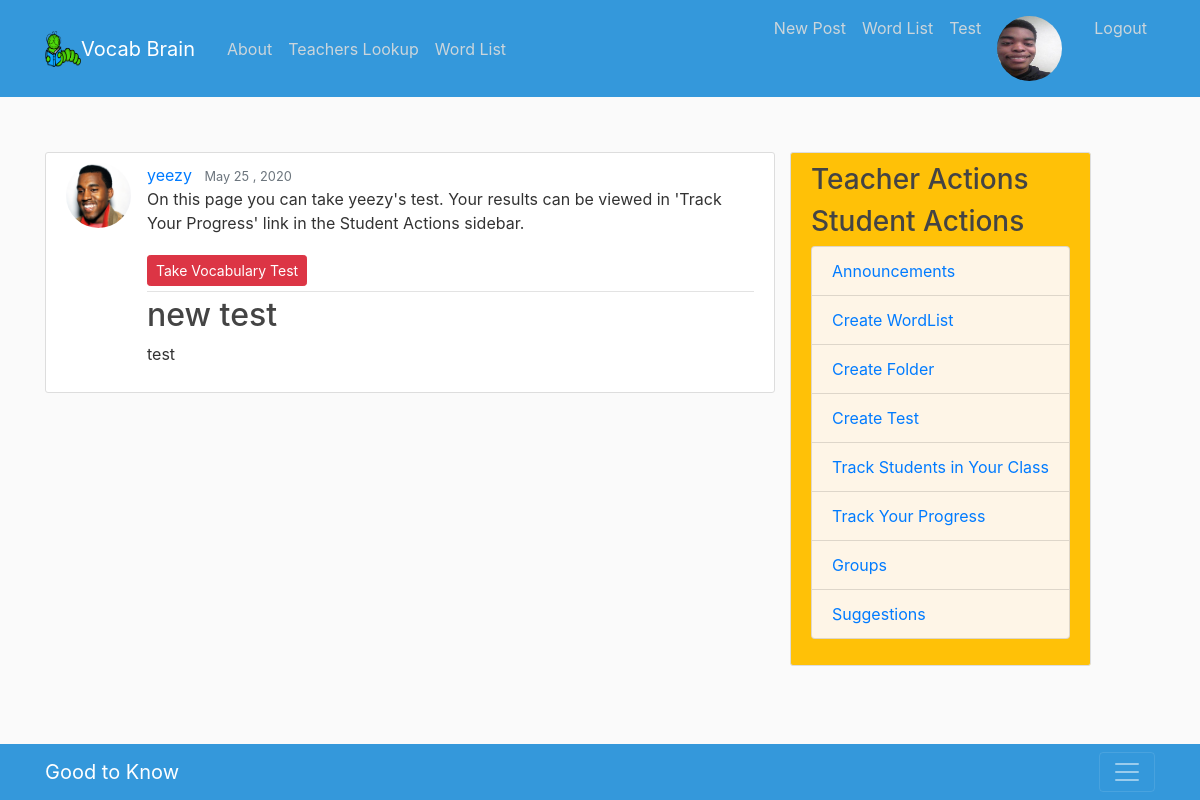
Screenshot of /test/5/ (signed in) with the database file from the repository.
### users/models.py (models this page shows, shortened)
class Profile(models.Model):
    user = models.OneToOneField(User, on_delete=models.CASCADE)
    image = models.ImageField(default='default.jpeg', upload_to='profile_pics')

### blog/models.py (models this page shows, shortened)
class Test(models.Model):
    title = models.CharField(max_length=100)
    author = models.ForeignKey(User, on_delete=models.CASCADE)
    wordlist = models.ForeignKey(WordList, on_delete=models.CASCADE)
    date_posted = models.DateTimeField(default=timezone.now)
    description = models.TextField()
    folder = models.ForeignKey(Folder, on_delete=models.SET_NULL, blank=True, null=True)

### blog/views.py (the view)
# urls.py: path('test/<int:pk>/', TestDetailView.as_view(), name='test-detail'),
class TestDetailView(DetailView):
    model = Test
    def get_context_data(self, **kwargs):
        context = super().get_context_data(**kwargs)
        test = Test.objects.get(pk=self.kwargs['pk'])
        a = test.wordlist_id
        context['words'] = Word.objects.filter(wordlist__id=a)
        return context

### blog/templates/blog/test_detail.html (shortened to what this page needs)
{% extends "blog/base.html" %}
{% block content%}
<article class="media content-section">
  <img class = "rounded-circle article-img" src="{{object.author.profile.image.url }}">
  <div class="media-body">
    <div class="article-metadata">
      <a class="mr-2" href="{% url 'user-tests' object.author.username %}">{{ object.author }}</a>
      <small class="text-muted">{{ object.date_posted|date:"F d , Y" }}</small>
<p> On this page you can take {{ object.author }}'s test. Your results can be viewed in 'Track Your Progress' link in the Student Actions sidebar.</p>
{% if words|length >= 5 %}
<a class = "btn btn-danger btn-sm mt-1 mb-1" href="{% url 'blog-vocab_test' object.id %}">Take Vocabulary Test  </a>
 {% endif %}
</div>
    <h2><a class="article-title"> {{ object.title }}</a></h2>
    <p class="article-content">{{ object.description }}</p>
</div>
</article>
{% endblock content %}

### blog/templates/blog/base.html (shortened to what this page needs)
{% load static %}
<!DOCTYPE html>
<html>
<head>
    <link rel="stylesheet" href="https://maxcdn.bootstrapcdn.com/bootstrap/4.0.0/css/bootstrap.min.css">
<link rel="stylesheet" type="text/css" href="{% static 'blog/main.css'%}">
<link rel="stylesheet" type="text/css" href="https://cdn.datatables.net/v/bs4/dt-1.10.21/datatables.min.css"/>
</head>
<body>
    <header class="site-header">
  <nav class="navbar navbar-expand-md navbar-dark box-shadow fixed-top" style="background-color: #3498DB;">
    <div class="container">
      <img src="{% static "img/bookworm.png" %}" alt="" width="36" height="36" viewBox="0 0 612 612">
      <a class="navbar-brand mr-4" href="{% url 'blog-home' %}">Vocab Brain </a>
      <div class="collapse navbar-collapse" id="navbarToggle">
        <div class="navbar-nav mr-auto">
          <a class="nav-item nav-link" href="{% url 'blog-about' %}">About</a>
          {% if user.is_authenticated %}
                {% for group in user.groups.all %}
                      {% if group.name == 'Student' %}
          <a class="nav-item nav-link" href="{% url 'blog-teacher_lookup' %}">Teachers Lookup</a>
          <a class="nav-item nav-link" href="{% url 'blog-temp' %}">Word List</a>
          {% endif %}
          {%  endfor %}
          {% endif %}
        </div>
        <div class="navbar-nav">
          {% if user.is_authenticated %}
          {% if user.is_superuser %}
          <a class="nav-item nav-link" href="{% url 'post-create' %}">New Post</a>
          {% endif %}
            {% for group in user.groups.all %}
            {% if group.name == 'Teacher' %}
          <a class="nav-item nav-link" href="{% url 'blog-temp' %}">Word List</a>
          <a class="nav-item nav-link" href="{% url 'blog-temp2' %}">Test</a>
          {% endif %}
          {% endfor %}
          <a class="nav-item nav-link" href="{% url 'profile' %}">
            <img class="rounded-circle article-img" src="{{ request.user.profile.image.url }}" id="img">
          </a>
          <a class="nav-item nav-link" href="{% url 'logout' %}">Logout</a>
          {% else %}
          <a class="nav-item nav-link" href="{% url 'login' %}">Login</a>
          <a class="nav-item nav-link" href="{% url 'register' %}">Register</a>
          {% endif %}
        </div>
      </div>
    </div>
  </nav>
<br><br><br>
</header>
    <main role="main" class="container">
  <div class="row">
    <div class="col-md-8">
      {% block content %}{% endblock %}
    </div>
    <div class="col-md-0">
      <div class="content-section" div id= "sidebar" style="background-color: #FFC107;">
        {%block sidebar%}
        {% if user.is_authenticated %}
                {% for group in user.groups.all %}
                      {% if group.name == 'Teacher' %}
        <h3>Teacher Actions</h3>
           {% else %}
           {% if group.name == 'Student' %}
            <h3>Student Actions</h3>
             {% endif %}
          {% endif %}
          {% endfor %}
          {% endif %}
          <ul class="list-group" >
            <li class="list-group-item list-group-item-light" style="background-color: #FEF5E7;color: blue;"><a href="{% url 'blog-announce' %}" > Announcements</a></li>
            {% if user.is_authenticated %}
                {% for group in user.groups.all %}
                      {% if group.name == 'Teacher' %}
                      <li class="list-group-item list-group-item-light" style="background-color: #FEF5E7;color: blue;"><a href="{% url 'list-create' %}" >Create WordList</a></li>
                       <li class="list-group-item list-group-item-light" style="background-color: #FEF5E7;color: blue;"><a href="{% url 'folder-create' %}" >Create Folder</a></li>
                      <li class="list-group-item list-group-item-light" style="background-color: #FEF5E7;color: blue;"><a href="{% url 'test-create' %}" >Create Test</a></li>
                      <li class="list-group-item list-group-item-light" style="background-color: #FEF5E7;color: blue;"><a href="{% url 'blog-student_tracker' %}" >Track Students in Your Class</a></li>
                      {% endif %}
                      {% if group.name == 'Student' %}
                      <li class="list-group-item list-group-item-light" style="background-color: #FEF5E7;color: blue;"><a href="{% url 'blog-track_progress' %}" >Track Your Progress</a></li>
                      <li class="list-group-item list-group-item-light" style="background-color: #FEF5E7;color: blue;"><a href="{% url 'blog-groups' %}" >Groups</a></li>
                      {% endif %}
                          {% endfor %}
                            {% endif %}
            <li class="list-group-item list-group-item-light" style="background-color: #FEF5E7;color: blue;"><a href="{% url 'blog-suggest' %}" >Suggestions</a></li>
          </ul>
        {% endblock %}
      </div>
  </div>
  </div>
<br><br><br><br>
<div class="jumbotron-fluid">
  <div class="navbar fixed-bottom navbar-dark" style="background-color: #3498DB;">
    <div class="container d-flex justify-content-between">
      <a href="https://www.goodtoknow.com/Main_Page" class="navbar-brand d-flex align-items-center"> Good to Know
            </a>
      <button class="navbar-toggler" type="button" data-toggle="collapse" data-target="#navbarHeader" aria-controls="navbarHeader" aria-expanded="false" aria-label="Toggle navigation">
              <span class="navbar-toggler-icon"></span>
            </button>
    </div>
  </div>
</main>
</body>
</html>

### blog/static/blog/main.css (style rules this page uses)
body { background: #fafafa; color: #333333; margin-top: 5rem; }
h1, h2, h3, h4, h5, h6 { color: #444444; }
ul { margin: 0; }
.site-header .navbar-nav .nav-link { color: #cbd5db; }
.content-section { background: #ffffff; padding: 10px 20px; border: 1px solid #dddddd; border-radius: 3px; margin-bottom: 20px; }
.article-title { color: #444444; }
.article-content { white-space: pre-line; }
.article-img { height: 65px; width: 65px; margin-right: 16px; }
.article-metadata { padding-bottom: 1px; margin-bottom: 4px; border-bottom: 1px solid #e3e3e3 }

### rows the page displays
Test: author.profile.image (picture), author "yeezy", date_posted "May 25 , 2020", title "new test", description "test"
